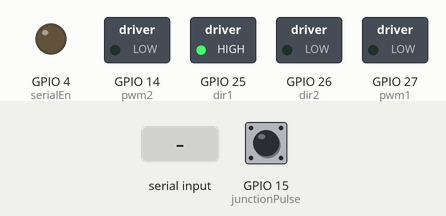
Simulated run of this sketch. Board: ESP32. Shown: switched loads named in the sketch (green lamp = pin HIGH), output pins drawn as LEDs (lit = HIGH). The inputs (shaded band) are chosen by the test bench; at power-on: GPIO 15 (junctionPulse) LOW. What the sketch prints to the serial monitor is not drawn.

Above: at 0.01 s.
At 1.2 s:
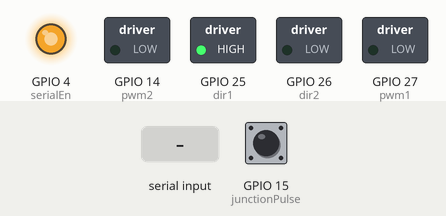
1.3 s: "1" received over the second serial link
Timing chart, 0 to 4.3 s (numbered marks = the images above; inputs shaded):
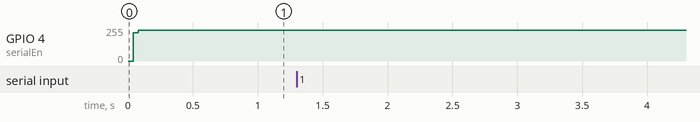

Measured:
- after the input at 1.3 s, every drawn part: stays the same

The sketch:

Pid_Linefollower.ino
```cpp
const float Kp = 25.0;
const float Ki = 0.0;
const float Kd = 0.0;
const int setpoint = 35;
const int baseSpeeda = 25;
const int baseSpeedb = 25;
const int maxSpeeda = 150;
const int maxSpeedb = 150;
int P,D;
static int I = 0;
const byte rx = 16;
const byte tx = 17;
const byte serialEn = 4;
const byte junctionPulse = 15;
const byte dir1 = 25;
const byte dir2 = 26;
const byte pwm1 = 27;
const byte pwm2 = 14;
int positionVal =0;
int error;
double motorSpeed;
void setup() {
  pinMode(dir1, OUTPUT);
  pinMode(dir2, OUTPUT);
  pinMode(pwm1, OUTPUT);
  pinMode(pwm2, OUTPUT);
  pinMode(serialEn,OUTPUT);
  pinMode(junctionPulse,INPUT);
  Serial1.begin(115200, SERIAL_8N1, rx, tx);
  Serial.begin(115200, SERIAL_8N1,3,1);
  digitalWrite(serialEn,HIGH);

  digitalWrite(pwm1,LOW);
  digitalWrite(pwm2,LOW);

  digitalWrite(dir1,HIGH);
  digitalWrite(dir2,LOW);

  Serial.flush();
  Serial1.flush();

}

int lastError = 0;

void loop() {
  digitalWrite(serialEn,LOW);
  if(Serial1.available() ){
  positionVal = Serial1.read();
  // Serial.println(positionVal);
  if(positionVal == 255) {
    error=lastError;
  }else if(digitalRead(junctionPulse)){
    Serial.println("junction");
        analogWrite(pwm1,0);
    analogWrite(pwm2,0);
    }else{
    error = setpoint - positionVal;
    P = error;
    I = I + error;
    D = error-lastError;
    motorSpeed = Kp*P + Ki*I + Kd*D;
    lastError = error;
    // Serial.println(motorSpeed);

    int rightMotorSpeed = baseSpeeda + (int)motorSpeed;
    int leftMotorSpeed = baseSpeedb - (int)motorSpeed;

    if(rightMotorSpeed > maxSpeeda)
    {
      rightMotorSpeed = maxSpeeda;
    }
    if(leftMotorSpeed > maxSpeedb) {
      leftMotorSpeed = maxSpeedb;
    }
    if(rightMotorSpeed < 0) {

      rightMotorSpeed = 0;
    }
    if(leftMotorSpeed < 0)
    {
      leftMotorSpeed = 0;
    }
    Serial.printf("L %d\n",leftMotorSpeed);
    Serial.println(rightMotorSpeed);
    // analogWrite(pwm1,rightMotorSpeed);
    // analogWrite(pwm2,leftMotorSpeed);
  }
  }
    digitalWrite(serialEn,HIGH);
  }
```
